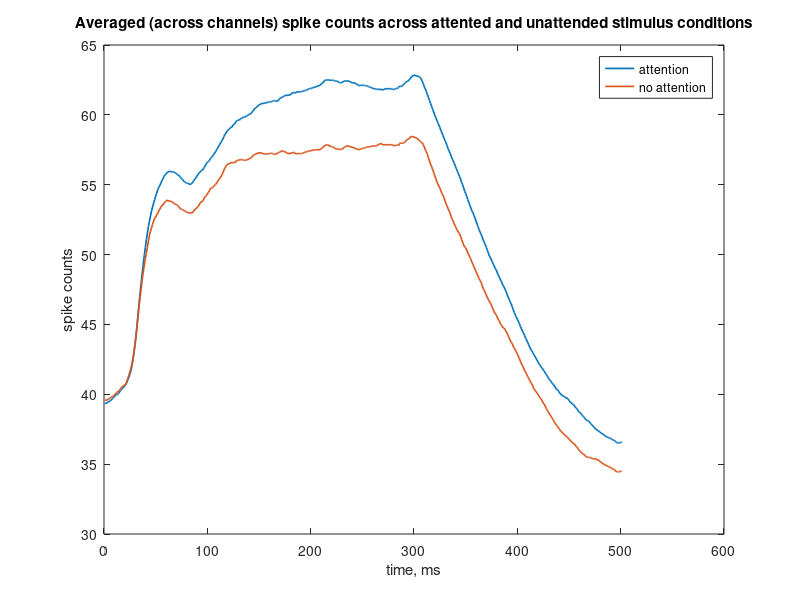

This chart was generated by the following MATLAB code: (Note: this script raises an error after producing the figure.)
%% 1. Finding differences in spike counts across attented and unattended stimulus conditions.
% load data

load('spike_count_attention.mat')
sc_all = fr_all; clear fr;
num_cells=size(fr_all,2);
% dimensions: 
% 1 - attended (1) and unattended (2) color
% 2 - channels
% 3 - time (the stimulus onset is at 250 points).

% plot averaged spike counts for attended and unattended conditions in time.
fig = figure;
mean_chan_sc = squeeze(mean(sc_all, 2));
plot(mean_chan_sc(:, 250:end)', 'LineWidth', 1.2)
title('Averaged (across channels) spike counts across attented and unattended stimulus conditions')
xlabel('time, ms')
ylabel('spike counts')
legend([{'attention'}, {'no attention'}])
saveas(fig,'sc_averaged.svg')


% compare statistically
[h,p] = ttest(mean(sc_all(1,:,250:end),3), mean(sc_all(2,:,250:end),3))

% find maximum. Is it higher in conditon 1 or 2 on average? 
max(mean(sc_all(1,:,250:end),2))
max(mean(sc_all(2,:,250:end),2))

% when is the variance among the cells smallest in time?

%errorbar(number of x-axes points, [mean curves], [variance curves]);



%% 2. testing if the strength of spike counts in two conditions are correlated. 
fig = figure(2);
[c,p] = corr(mean(sc_all(1,:,250:end),3)', mean(sc_all(2,:,250:end),3)', 'rows', 'pairwise')
sample1 = mean(sc_all(1,:,250:end),3)';
sample2 = mean(sc_all(2,:,250:end),3)';
scatter(sample1, sample2, 'filled', 'm');
xlabel('attention condition')
ylabel('no attention condition')
%add a trend line
hold on
p = polyfit(sample1, sample2, 1);
px = [min(sample1) max(sample1)];
py = polyval(p, px);
hold on
plot(px, py, 'LineWidth', 1.2,'Color', 'b');
saveas(fig, 'scatter_sc.svg')
